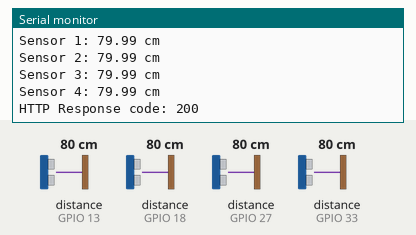
This sketch was run on a simulated ESP32. Parts: the last lines printed to the serial monitor. Wiring (inferred from the names in the program): 4 × ultrasonic range finder: trigger GPIO 12, echo GPIO 13 / trigger GPIO 19, echo GPIO 18 / trigger GPIO 26, echo GPIO 27 / trigger GPIO 32, echo GPIO 33. The inputs (shaded band) are chosen by the test bench; at power-on: distance to the obstacle (sensors on GPIO 13, GPIO 18, GPIO 27, GPIO 33) 80 cm. The echo pulse lasts 58.3 µs per cm; WiFi joins after 1.5 s; servers stay silent unless stated; uploads are accepted with an empty reply.

Above: at 3.2 s.
3.3 s: distance to the obstacle (sensor on GPIO 13) set to 2 cm
At 12.9 s:
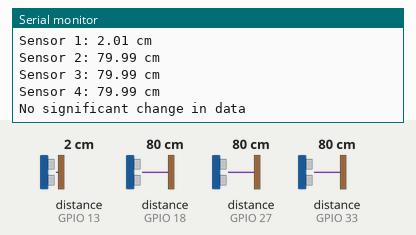
13.7 s: distance to the obstacle (sensor on GPIO 18) set to 2 cm
At 17.62 s:
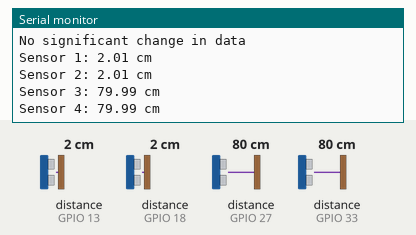
19.4 s: distance to the obstacle (sensor on GPIO 27) set to 2 cm
At 24.0 s:
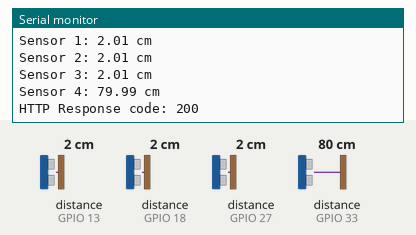
25.1 s: distance to the obstacle (sensor on GPIO 33) set to 2 cm
At 29.2 s:
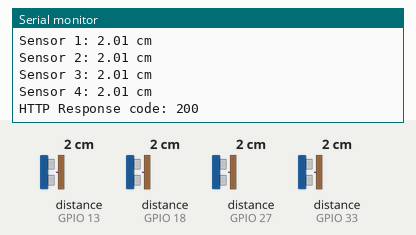
30.8 s: distance to the obstacle (sensor on GPIO 13) set to 4 cm
At 34.4 s:
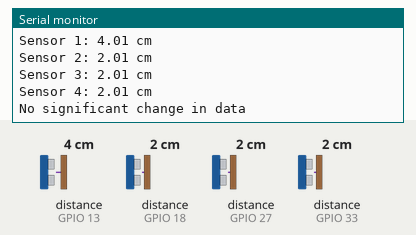
36.5 s: distance to the obstacle (sensor on GPIO 18) set to 4 cm
Timing chart, 0 to 39.5 s (numbered marks = the images above; inputs shaded):
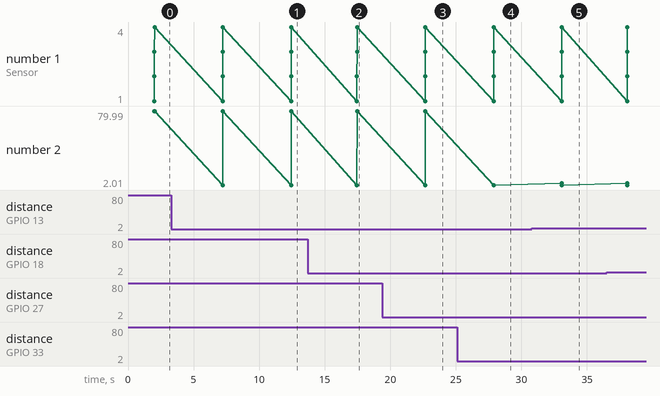

Measured:
- after the input at 3.3 s, the serial monitor: prints a new line after 3.9 s (image 1)
- after the input at 13.7 s, the serial monitor: prints a new line after 3.8 s (image 2)
- after the input at 19.4 s, the serial monitor: prints a new line after 3.3 s (image 3)
- after the input at 25.1 s, the serial monitor: prints a new line after 2.8 s (image 4)
- after the input at 30.8 s, the serial monitor: prints a new line after 2.3 s (image 5)

The sketch:

park3.ino
```cpp
#include <WiFi.h>
#include <HTTPClient.h>

const char* ssid = "Tenda_94E9E0";  // Replace with your Wi-Fi SSID
const char* password = "12345678";          // Replace with your Wi-Fi password
const char* serverName = "http://192.168.0.150:4000/api/v1/auth/data"; // Replace with your server IP

// Define pins for ultrasonic sensors
const int trigPins[4] = {12, 19, 26, 32}; // Trigger pins for sensors 1 to 4
const int echoPins[4] = {13, 18, 27, 33}; // Echo pins for sensors 1 to 4

// Array to store previous distances
float previousDistances[4] = {-1, -1, -1, -1};

// Threshold to determine significant change
const float changeThreshold = 7.0; // Change in cm

// Function to measure distance from an ultrasonic sensor
float readUltrasonicDistance(int trigPin, int echoPin) {
  // Ensure a clean trigger pulse
  digitalWrite(trigPin, LOW);
  delayMicroseconds(2);
  digitalWrite(trigPin, HIGH);
  delayMicroseconds(10);
  digitalWrite(trigPin, LOW);

  // Measure duration of echo signal
  long duration = pulseIn(echoPin, HIGH, 30000);  // Timeout of 30ms

  // Check if the sensor timed out
  if (duration == 0) {
    Serial.println("No echo received, timeout!");
    return -1;  // Use -1 to indicate an error
  }

  // Calculate distance in centimeters
  return (duration * 0.0343) / 2;
}

void setup() {
  Serial.begin(115200);

  // Initialize ultrasonic sensor pins
  for (int i = 0; i < 4; i++) {
    pinMode(trigPins[i], OUTPUT);
    pinMode(echoPins[i], INPUT);
  }

  // Connect to Wi-Fi
  WiFi.begin(ssid, password);
  while (WiFi.status() != WL_CONNECTED) {
    delay(1000);
    Serial.println("Connecting to Wi-Fi...");
  }
  Serial.println("Connected to Wi-Fi");
}

void loop() {
  // Array to store current distances
  float distances[4];
  bool dataChanged = false;

  // Read distances from all sensors
  for (int i = 0; i < 4; i++) {
    distances[i] = readUltrasonicDistance(trigPins[i], echoPins[i]);
    if (distances[i] != -1) {
      Serial.printf("Sensor %d: %.2f cm\n", i + 1, distances[i]);
      // Check if the change exceeds the threshold
      if (fabs(distances[i] - previousDistances[i]) > changeThreshold) {
        dataChanged = true;
      }
    } else {
      Serial.printf("Sensor %d: Error\n", i + 1);
    }
  }

  // Send data only if there is a change
  if (dataChanged) {
    // Prepare JSON payload with ESP ID and sensor data as separate fields
    String jsonPayload = "[";
    jsonPayload += "\"esp2107100070\", ";

    // Loop through the distances array
    for (int i = 0; i < 4; i++) {
      jsonPayload += String(distances[i]);
      if (i < 4 - 1) {
        jsonPayload += ", ";  // Add a comma if it's not the last element
      }
      // Update previous distances
      previousDistances[i] = distances[i];
    }

    jsonPayload += "]";

    // Send data to the server
    if (WiFi.status() == WL_CONNECTED) {
      HTTPClient http;
      http.begin(serverName);
      http.addHeader("Content-Type", "application/json");

      int httpResponseCode = http.POST(jsonPayload);

      if (httpResponseCode > 0) {
        String response = http.getString();
        Serial.printf("HTTP Response code: %d\n", httpResponseCode);
        Serial.println(response);
      } else {
        Serial.printf("Error code: %d\n", httpResponseCode);
      }
      http.end();
    } else {
      Serial.println("Wi-Fi not connected");
    }
  } else {
    Serial.println("No significant change in data");
  }

  delay(5000); // Wait for 5 seconds before the next reading
}
```
